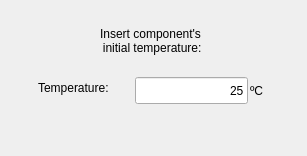
<?xml version="1.0" encoding="UTF-8"?>
<ui version="4.0">
 <class>Dialog</class>
 <widget class="QDialog" name="Dialog">
  <property name="geometry">
   <rect>
    <x>0</x>
    <y>0</y>
    <width>307</width>
    <height>156</height>
   </rect>
  </property>
  <property name="windowTitle">
   <string>Dialog</string>
  </property>
  <widget class="QLabel" name="label">
   <property name="geometry">
    <rect>
     <x>70</x>
     <y>5</y>
     <width>161</width>
     <height>71</height>
    </rect>
   </property>
   <property name="text">
    <string>Insert component's
 initial temperature:</string>
   </property>
   <property name="alignment">
    <set>Qt::AlignCenter</set>
   </property>
  </widget>
  <widget class="QLabel" name="label_2">
   <property name="geometry">
    <rect>
     <x>38</x>
     <y>78</y>
     <width>101</width>
     <height>20</height>
    </rect>
   </property>
   <property name="text">
    <string>Temperature:</string>
   </property>
  </widget>
  <widget class="QLineEdit" name="lineEdit">
   <property name="geometry">
    <rect>
     <x>135</x>
     <y>77</y>
     <width>113</width>
     <height>27</height>
    </rect>
   </property>
   <property name="text">
    <string>25</string>
   </property>
   <property name="alignment">
    <set>Qt::AlignRight|Qt::AlignTrailing|Qt::AlignVCenter</set>
   </property>
  </widget>
  <widget class="QLabel" name="label_3">
   <property name="geometry">
    <rect>
     <x>250</x>
     <y>82</y>
     <width>66</width>
     <height>17</height>
    </rect>
   </property>
   <property name="text">
    <string>ºC</string>
   </property>
  </widget>
 </widget>
 <resources/>
 <connections/>
</ui>
